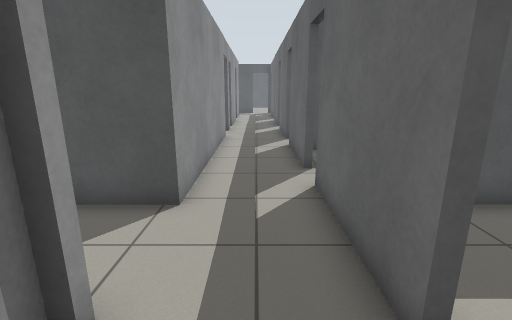
View 1 (above)

24 first-person views from a walk through a Gazebo world. The camera is 1.2 m above the floor, tilts 14° down and sees 85° across. The floor is counted in squares, 0.5 m on a side. Each view is taken from the middle of a square. On the plan, view 1 faces up. The plan holds only what a view shows up to about 18 squares ahead; the rest is blank. The place goes on beyond the plan.

View 2
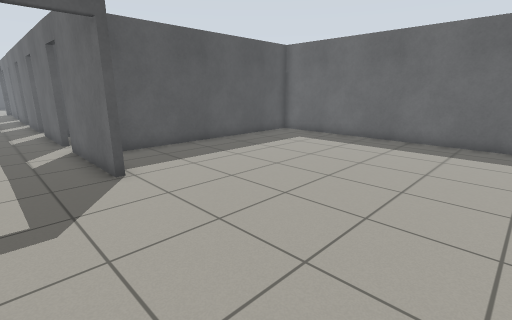

View 3
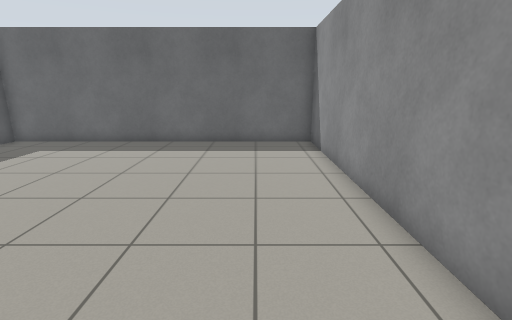

View 4
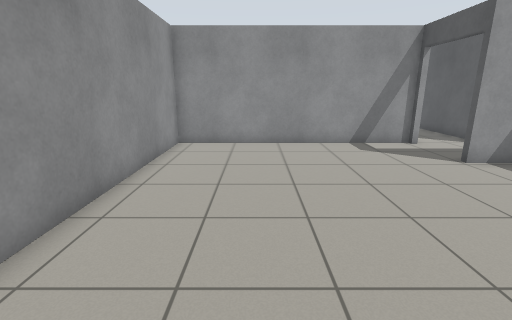

View 5
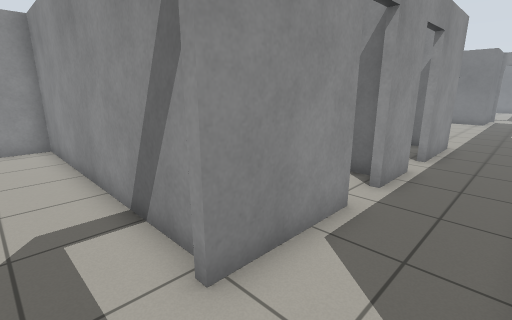

View 6
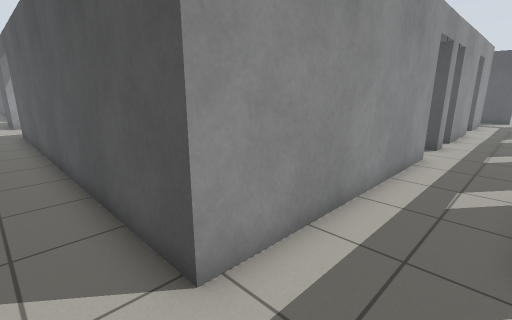

View 7
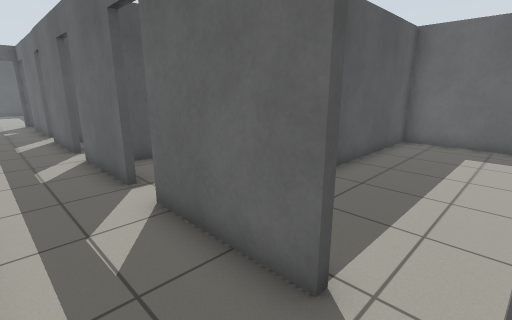

View 8
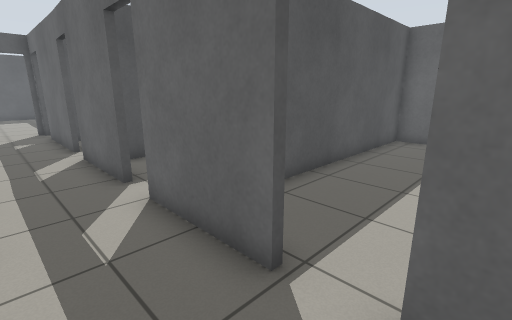

View 9
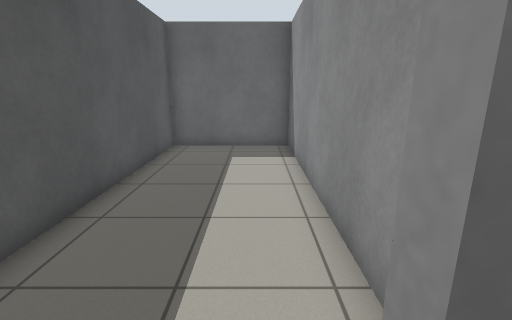

View 10
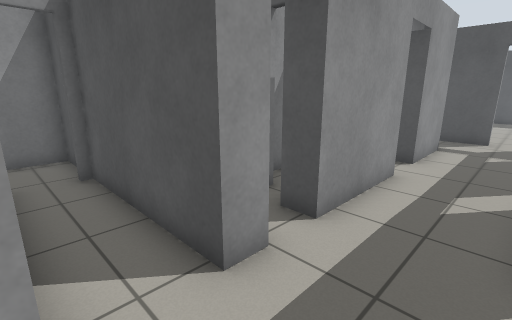

View 11
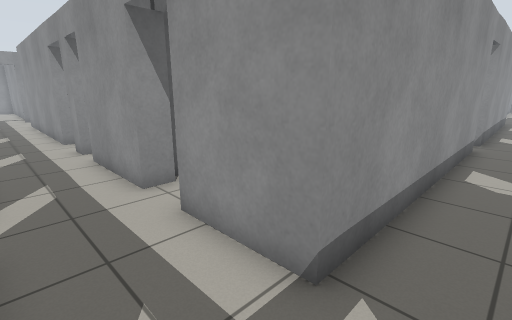

View 12
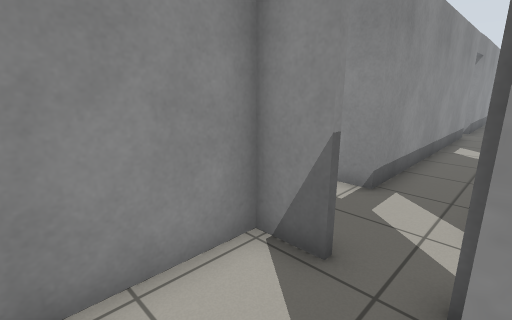

View 13
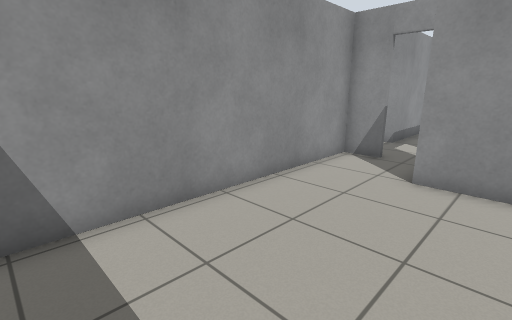

View 14
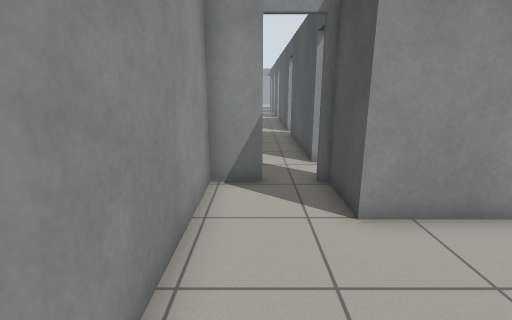

View 15
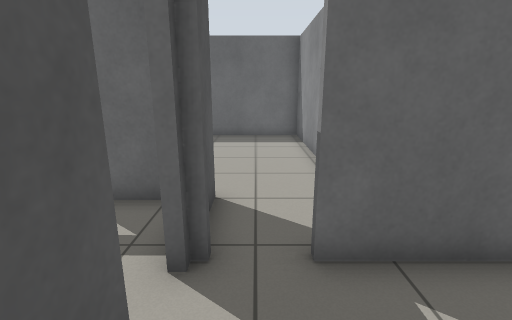

View 16
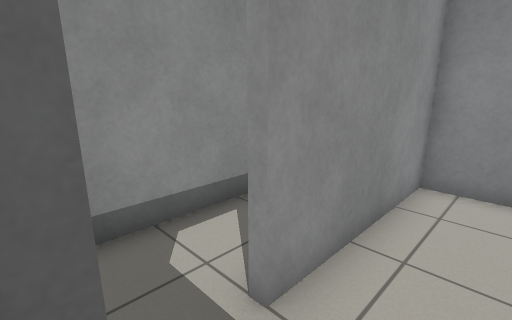

View 17
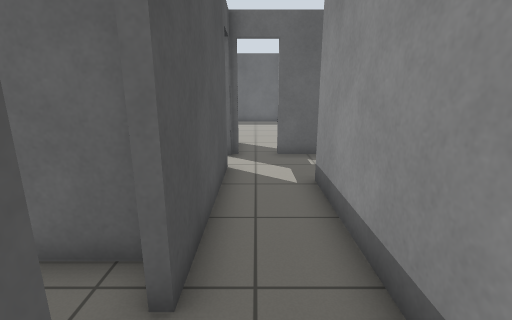

View 18
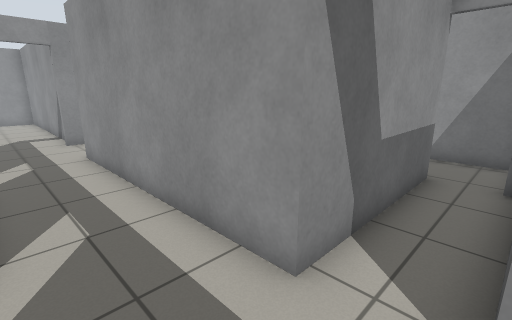

View 19
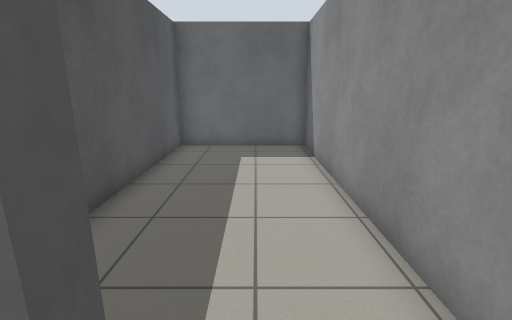

View 20
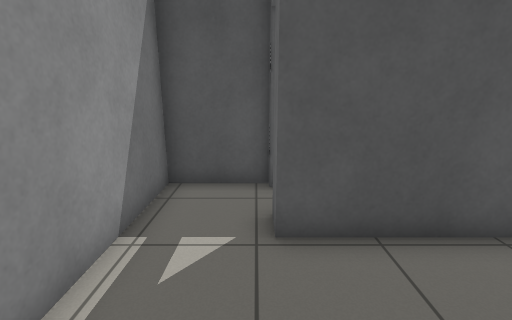

View 21
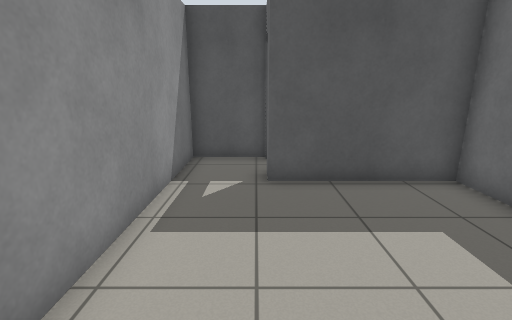

View 22
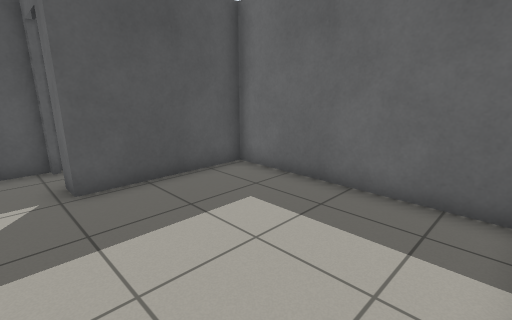

View 23
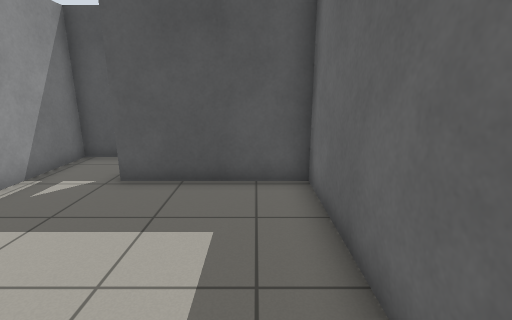

View 24
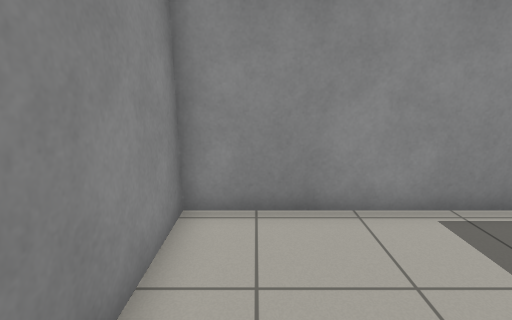

### Floor plan
Ten units are one square. View 1 is at (0, 0); x grows to the right and y downward. Boxes are objects, and circles mark ways between rooms. Rooms are numbered by the first view taken in them; rooms with no view inside come last. Other rooms are left out.
<svg viewBox="-210 -340 349 431">
<path fill="none" stroke="#000" d="M15 -21 15 -55M18 -38 18 -21M-20 -22 -20 86 133 86 133 -60M-16 -56 -96 -56M-54 -24 -16 -24M134 -56 30 -56M-91 -24 -69 -24M15 -84 15 -126M-16 -136 -16 -56M15 -55 15 -70M-16 -180 -16 -171 -74 -171M-77 -171 -103 -171 -103 -134M15 -141 15 -180M-77 -142 -77 -151 -16 -151 -16 -136M-79 -309 -96 -309M-2 -309 -65 -309M-16 -233 -16 -193M15 -248 15 -292M-130 -284 -16 -284 -16 -251M15 -194 15 -232M-205 -284 -144 -284M41 -335 41 -309 18 -309M18 -292 18 -278 133 -278 133 -324M-65 -312 -59 -312M-54 -316 -54 -332M-137 -330 -137 -312 -79 -312M-103 -134 -103 -65 -62 -65M-26 -70 -26 -142 -77 -142M36 -116 134 -116M133 -115 133 -167 26 -167M29 -58 134 -58M134 -113 61 -113M133 -60 133 -115"/>
<circle cx="0" cy="-65" r="3" fill="#2a7"/>
<circle cx="0" cy="-145" r="3" fill="#2a7"/>
<circle cx="20" cy="-130" r="3" fill="#2a7"/>
<circle cx="20" cy="-70" r="3" fill="#2a7"/>
<circle cx="20" cy="-80" r="3" fill="#2a7"/>
<circle cx="0" cy="-175" r="3" fill="#2a7"/>
<circle cx="-85" cy="-145" r="3" fill="#2a7"/>
<circle cx="20" cy="-140" r="3" fill="#2a7"/>
<circle cx="20" cy="-300" r="3" fill="#2a7"/>
<circle cx="-70" cy="-310" r="3" fill="#2a7"/>
<text x="40" y="10">1</text>
<text x="0" y="-100">2</text>
<text x="-30" y="-160">3</text>
<text x="-50" y="-290">4</text>
<text x="80" y="-310">5</text>
<text x="-90" y="-320">6</text>
<text x="-70" y="-100">7</text>
<text x="70" y="-150">8</text>
<text x="70" y="-90">9</text>
</svg>
Room 1 opens to room 2. Room 2 opens to room 3. Room 2 opens to room 8. Room 2 opens to room 9. Room 3 opens to room 4. Room 3 opens to room 7. Room 3 opens to room 8. Room 4 opens to room 5. Room 4 opens to room 6.

Where each view was taken, in squares from view 1:
view 1: 0 up, 0 right, facing up
view 2: 6 down, 1 left, facing up-right
view 3: 6 down, 0 right, facing right
view 4: 5 down, 11 right, facing left
view 5: 5 up, 0 right, facing down-left
view 6: 4 up, 1 right, facing up-left
view 7: 7 up, 1 left, facing up-right
view 8: 12 up, 1 left, facing up-right
view 9: 13 up, 1 right, facing right
view 10: 15 up, 1 right, facing up-left
view 11: 30 up, 1 right, facing down-left
view 12: 31 up, 5 right, facing down-left
view 13: 33 up, 12 right, facing down-left
view 14: 29 up, 9 right, facing left
view 15: 30 up, 2 left, facing right
view 16: 33 up, 6 left, facing down-left
view 17: 30 up, 9 left, facing right
view 18: 17 up, 1 right, facing down-left
view 19: 8 up, 1 right, facing right
view 20: 10 up, 8 left, facing up
view 21: 7 up, 8 left, facing up
view 22: 7 up, 9 left, facing up-right
view 23: 7 up, 4 left, facing up
view 24: 8 up, 5 left, facing left
